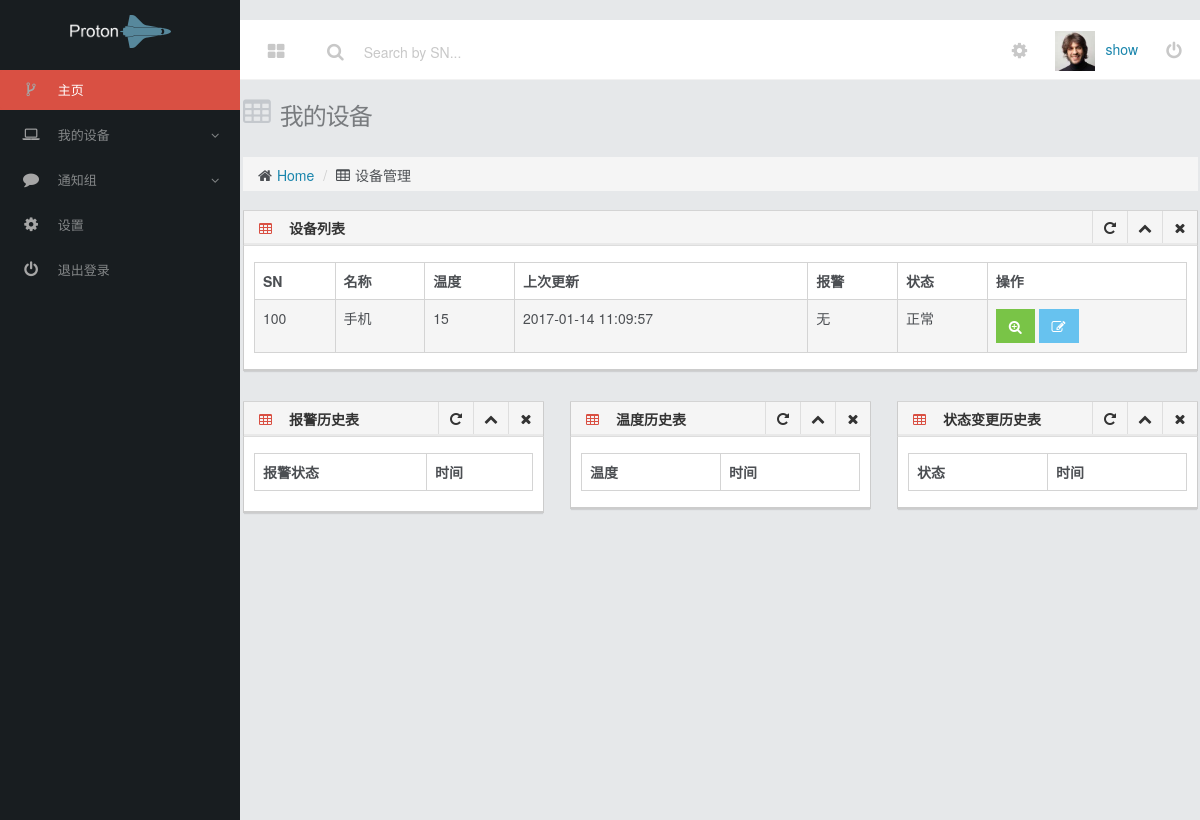
/detail/?machineid=32 (signed in), run on an earlier commit of the app's database.
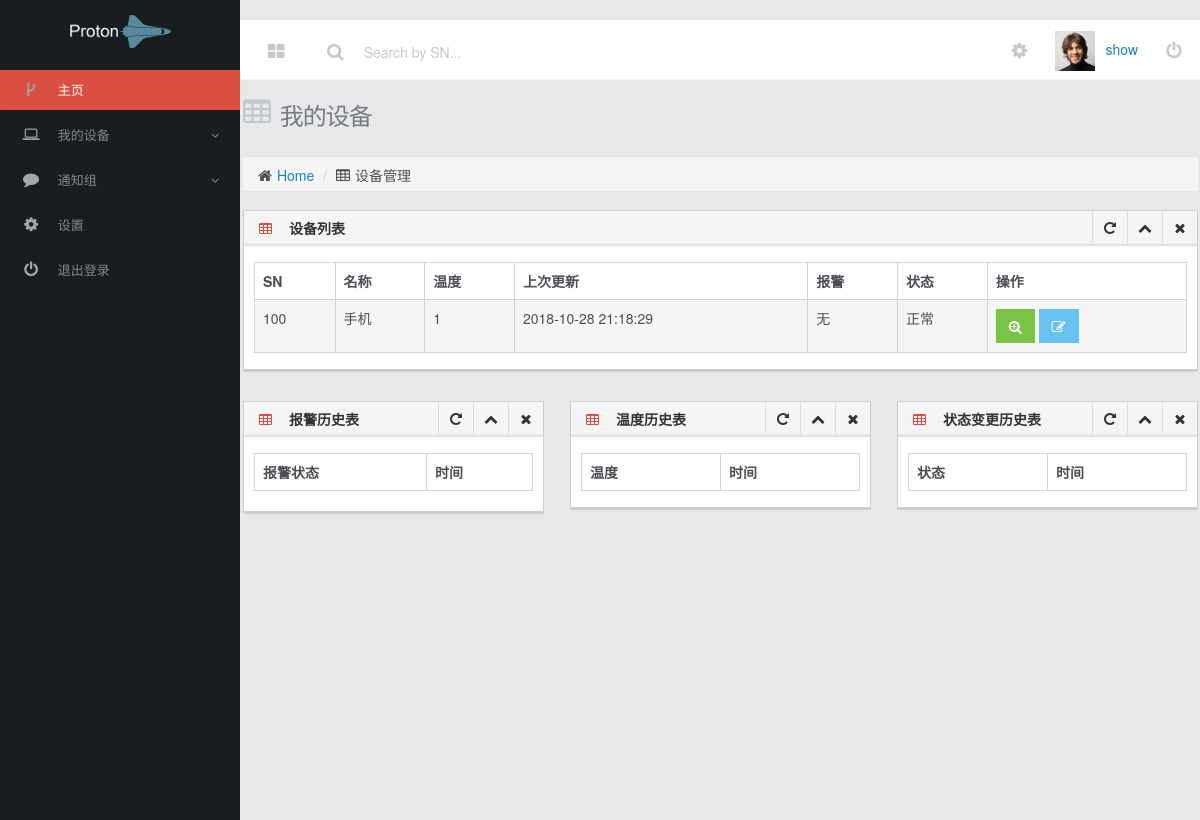
And on a later commit of the database.
### default/models.py (models this page shows)
class Machine(models.Model):
    user = models.ForeignKey(User, on_delete=models.CASCADE)
    SN = models.CharField(max_length=10,unique='true')
    name = models.CharField(max_length=10)
    temperature = models.CharField(max_length=10)
    time = models.CharField(max_length=20)
    warning = models.CharField(max_length=10)
    state = models.CharField(max_length=10)
    limit = models.CharField(max_length=10) #阈值

### default/views.py (the view, shortened to what this page needs)
# urls.py: url(r'^detail/$',views.detail),#设备详细
def detail(request):
    if request.method == "GET":
        print("jin ru detail get")
        machineid = request.GET['machineid']
        print("detail id:"+machineid)
        machine = Machine.objects.get(id=machineid)
        username = request.session['username']
        return render(request, 'detail.html', {'machine': machine, 'username': username})

### templates/detail.html (shortened to what this page needs)
<!DOCTYPE html>
<html lang="en">
	<head>
	    <link href="/static/assets/css/bootstrap.min.css" rel="stylesheet">
		<link href="/static/assets/css/jquery.mmenu.css" rel="stylesheet">
		<link href="/static/assets/css/font-awesome.min.css" rel="stylesheet">
		<link href="/static/assets/plugins/jquery-ui/css/jquery-ui-1.10.4.min.css" rel="stylesheet">
	    <link href="/static/assets/css/style.min.css" rel="stylesheet">
		<link href="/static/assets/css/add-ons.min.css" rel="stylesheet">
	</head>
</head>
<body class="">
	<div class="navbar" role="navigation">
		<div class="container-fluid">
			<ul class="nav navbar-nav navbar-actions navbar-left">
				<li class="visible-md visible-lg"><a href="/table/" id="main-menu-toggle"><i class="fa fa-th-large"></i></a></li>
			</ul>
			<form action="/search_machine/" method="post" class="navbar-form navbar-left">
				<button type="submit"  class="fa fa-search"></button>
				<input type="text" name="machinesn" class="form-control" placeholder="Search by SN..."></a>
			</form>
	        <ul class="nav navbar-nav navbar-right">
                <li><a href="/user_set/"><i class="fa fa-cog"></i></a></li>
				<li class="dropdown visible-md visible-lg">
	        		<a href="#" class="dropdown-toggle" data-toggle="dropdown"><img class="user-avatar" src="/static/assets/img/avatar.jpg" alt="user-mail">{{ username }}</a>
	      		</li>
				<li><a href="/logout/"><i class="fa fa-power-off"></i></a></li>
			</ul>
		</div>
	</div>
<div class="sidebar  mm-menu mm-horizontal mm-offcanvas"><div class="sidebar-collapse mm-panel mm-opened mm-current" id="mm-0">
					<div class="sidebar-header t-center">
                        <span><img class="text-logo" src="/static/assets/img/logo1.png"><i class="fa fa-space-shuttle fa-3x blue"></i></span>
                    </div>
					<div class="sidebar-menu opened" style="height: 233px;">
						<ul class="nav nav-sidebar">
							<li class="active opened"><a href="/"><i class="fa fa-code-fork"></i><span class="text"> 主页</span></a></li>
							<li>
								<a href="#"><i class="fa fa-laptop"></i><span class="text"> 我的设备</span> <span class="fa fa-angle-down pull-right"></span></a>
							</li>
                            <li>
								<a href="#"><i class="fa fa-comment"></i><span class="text"> 通知组</span> <span class="fa fa-angle-down pull-right"></span></a>
							</li>
                            <li><a href="/user_set/"><i class="fa fa-cog"></i><span class="text"> 设置</span></a></li>
                            <li><a href="/logout/"><i class="fa fa-power-off"></i><span class="text"> 退出登录</span></a></li>
                        </ul>
                    </div>
				</div>
    <div class="sidebar-footer drop-shadow mm-panel mm-hidden" id="mm-1">
				</div></div>
<div class="row">
		<div class="main sidebar-minified" style="min-height: 540px;">
			<div class="row">
				<div class="col-lg-12">
					<h3 class="page-header"><i class="fa fa-table"></i>我的设备</h3>
					<ol class="breadcrumb">
						<li><i class="fa fa-home"></i><a href="/">Home</a></li>
						<li><i class="fa fa-table"></i>设备管理</li>
					</ol>
				</div>
			</div>
			<div class="row">
				<div class="col-lg-12">
					<div class="panel panel-default">
						<div class="panel-heading">
							<h2><i class="fa fa-table red"></i><strong>设备列表</strong></h2>
							<div class="panel-actions">
								<a href="table.html#" class="btn-setting"><i class="fa fa-rotate-right"></i></a>
								<a href="table.html#" class="btn-minimize"><i class="fa fa-chevron-up"></i></a>
								<a href="table.html#" class="btn-close"><i class="fa fa-times"></i></a>
							</div>
						</div>
						<div class="panel-body" style="display: block;">
							<table id="machine_table" class="table table-striped table-bordered bootstrap-datatable datatable">
							  <thead>
								  <tr>
									  <th>SN</th>
                                      <th>名称</th>
                                      <th>温度</th>
									  <th>上次更新</th>
                                      <th>报警</th>
                                      <th>状态</th>
									  <th>操作</th>
								  </tr>
							  </thead>
							  <tbody>
                                <tr>
                                    <td>{{ machine.SN }}</td>
                                    <td>{{ machine.name }}</td>
                                    <td>{{ machine.temperature }}</td>
                                    <td>{{ machine.time }}</td>
                                    <td>{{ machine.warning }}</td>
                                    <td>{{ machine.state }}</td>
                                    <td>
										<a class="btn btn-success" href="/detail/?machineid={{ machine.id }}">
											<i class="fa fa-search-plus "></i>
										</a>
										<a class="btn btn-info" href="/update/?machineid={{ machine.id }}">
											<i class="fa fa-edit "></i>
										</a>
                                </tr>
							  </tbody>
						  </table>
						</div>
					</div>
				</div>
            </div>
             <div class="row">
				<div class="col-lg-4">
					<div class="panel panel-default">
						<div class="panel-heading">
							<h2><i class="fa fa-table red"></i><strong>报警历史表</strong></h2>
							<div class="panel-actions">
								<a href="table.html#" class="btn-setting"><i class="fa fa-rotate-right"></i></a>
								<a href="table.html#" class="btn-minimize"><i class="fa fa-chevron-up"></i></a>
								<a href="table.html#" class="btn-close"><i class="fa fa-times"></i></a>
							</div>
						</div>
						<div class="panel-body" style="display: block;">
							<table id="warning_table" class="table table-striped table-bordered bootstrap-datatable datatable">
							  <thead>
								  <tr>
									  <th>报警状态</th>
									  <th>时间</th>
								  </tr>
							  </thead>
						  </table>
						</div>
					</div>
				</div>
                <div class="col-lg-4">
					<div class="panel panel-default">
						<div class="panel-heading">
							<h2><i class="fa fa-table red"></i><strong>温度历史表</strong></h2>
							<div class="panel-actions">
								<a href="table.html#" class="btn-setting"><i class="fa fa-rotate-right"></i></a>
								<a href="table.html#" class="btn-minimize"><i class="fa fa-chevron-up"></i></a>
								<a href="table.html#" class="btn-close"><i class="fa fa-times"></i></a>
							</div>
						</div>
						<div class="panel-body" style="display: block;">
							<table id="temperature_table" class="table table-striped table-bordered bootstrap-datatable datatable">
							  <thead>
								  <tr>
									  <th>温度</th>
                                      <th>时间</th>
								  </tr>
							  </thead>
						  </table>
						</div>
					</div>
				</div>
                 <div class="col-lg-4">
					<div class="panel panel-default">
						<div class="panel-heading">
							<h2><i class="fa fa-table red"></i><strong>状态变更历史表</strong></h2>
							<div class="panel-actions">
								<a href="table.html#" class="btn-setting"><i class="fa fa-rotate-right"></i></a>
								<a href="table.html#" class="btn-minimize"><i class="fa fa-chevron-up"></i></a>
								<a href="table.html#" class="btn-close"><i class="fa fa-times"></i></a>
							</div>
						</div>
						<div class="panel-body" style="display: block;">
							<table id="state_table" class="table table-striped table-bordered bootstrap-datatable datatable">
							  <thead>
								  <tr>
									  <th>状态</th>
                                      <th>时间</th>
								  </tr>
							  </thead>
						  </table>
						</div>
					</div>
				</div>
            </div>
        </div>
</div>
</body>
</html>

What changed in the data, as far as the page shows it:
changed Machine "手机": temperature "15" → "1"; time "2017-01-14 11:09:57" → "2018-10-28 21:18:29"
